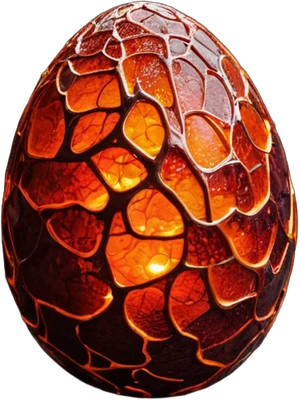
#> input picture src/assets/art/egg-ember.webp, 299 x 400 px
$ python eggredo2.py ../../src/assets/art/ember-whelp2.webp
#> lines starting #> are read from the running program, lines starting #| are printed output that depends on the picture; after the words box and inside, x2 and y2 are one past the last pixel; in counts of white or black regions, pixels touching at a corner belong together
### tools/dragon-morph/morph.py
#!/usr/bin/env python
"""Dragon Math - egg -> adult MORPH frame pipeline (local ComfyUI on the Arc B580).

Every frame is a NEW generation, but no frame is chained from the previous one, so drift
cannot accumulate. Four keyframes (hatchling / whelp / drake / adult) are generated with the
proven Ember recipe, placed on ONE shared canvas at their true relative sizes on a common
floor line, and every in-between growth frame is diffused from a latent blend of its two
bracketing keyframes (prompt averaged + IPAdapter identity weighted the same way, fixed seed).
The mouth-open variant is an INPAINT of only the mouth box Florence-2 locates, so it
registers pixel-perfect with the closed frame (no union crop, no jump).

Run with the studio's portable python:
  "F:/Software Builds/ComfyUI_Windows_portable/python_standalone/python.exe" morph.py --stage probe
Stages (all resumable, outputs under work/<dragon>/):
  probe   morph test on the EXISTING whelp2/drake sprites (5 frames)  <- run FIRST
  keys    4 keyframes (adult txt2img -> drake -> whelp de-age chain, hatchling hybrid) + fit gate
  plates  rembg + place keyframes on the shared canvas
  eggs    egg plate + 3 crack frames (from the select-screen egg)
  morph   the 17 growth frames (p = 0.20 .. 1.00)
  chomp   Florence head box -> mouth mask -> inpaint "mouth wide open" per frame
  vet     geometry / continuity / colour / mouth checks + contact sheet + report + reroll list
  export  union-crop, webp, src/assets/art/morph/<dragon>/index.js manifest, viewer.html
  all     keys plates eggs morph chomp vet export
Flags: --dry-run (write workflow JSON only, no server) --validate (static node check)
       --only 3,7 (frames to (re)generate) --seed-bump N --denoise 0.5 --init latent|pixel
       --tier photoreal|daily (Juggernaut XL realistic vs DreamShaper Turbo stylised)
"""
import argparse, importlib.util, json, math, os, random, re, shutil, sys, time
import numpy as np
from PIL import Image, ImageDraw

STUDIO = r"F:\Software Builds\ComfyUI_Windows_portable"
HERE = os.path.dirname(os.path.abspath(__file__))
REPO = os.path.abspath(os.path.join(HERE, "..", ".."))
ART = os.path.join(REPO, "src", "assets", "art")
sys.path.insert(0, HERE)

# ---- the shared canvas ----------------------------------------------------------------
W, H = 1216, 832          # SDXL-native landscape (multiples of 64); wide enough for spread wings
FLOOR = 0.94              # bottom of the subject's alpha sits at 94% of canvas height
EDGE_MARGIN = 0.02        # a keyframe whose alpha touches within 2% of an edge is CROPPED -> reroll
H_HATCH, H_ADULT = 0.30, 0.93   # subject height fractions at maturity 0 and 1 (newborn ~1/10 the adult's area)
H_EGG = 0.36
KEY_M = [0.0, 1.0]              # TWO anchors only (Ryan 9/5): the adult, and the newborn generated AS ITS BABY.
                                # Every other frame is a morph descendant of those two (run.py subdivides:
                                # the midpoint is morphed and promoted to a key, then the quarter points).
GROWTH_P = [round(0.20 + 0.05 * i, 2) for i in range(17)]   # progress values that show a dragon
EGG_P = [round(i * 0.15 / 36, 5) for i in range(37)]      # solid + 36 LTX clip frames (twelve per answer, played on the
                                                       # rumble; the app lands on every 4th = each answer's state)

# The daughter's brief (9/3): REALISTIC, serious-looking dragons - not cute-and-cartoony. A little
# softness is allowed in the hatchling and it drains away with age. The eggs she already likes stay.
# Guard rails learned the hard way: a bare "fierce dragon" prompt drifts demonic / humanoid, so the
# anatomy tokens ("natural quadruped dragon anatomy", "noble") and the negatives below stay in.
FRAMING = ("wings rooted on the back at the shoulder blades behind the front legs, "     # Ryan 9/5 09:10
           "clean plain white background, full body, the entire dragon fully inside the frame with generous "
           "empty space around it, centered, facing the viewer at a three-quarter angle")
STYLES = {
    # Ryan 9/5 03:30: "drawn in somewhat of a graphic novel style" - realistic anatomy and detail, but
    # rendered as inked comic art. (The 'realistic' preset is the photoreal look of the first run.)
    "graphic-novel": ("graphic novel illustration, bold confident ink linework, cel shaded with rich painted "
                      "colour, dramatic comic-book lighting and deep shadows, realistic dragon anatomy, "
                      "natural quadruped dragon anatomy, detailed scales, serious mature comic art style, "
                      + FRAMING),
    "realistic": ("realistic fantasy creature concept art, film-quality creature design, natural quadruped "
                  "dragon anatomy, highly detailed scales, cinematic soft lighting, " + FRAMING),
    # The v2.7 adult Iona liked (ember-adult2.webp): DreamShaper's painterly game-illustration look, the
    # original recipe's tokens verbatim + realistic anatomy. Use with --tier daily.
    "painterly": ("children's storybook fantasy game art, painterly, semi-realistic digital painting, "
                  "collectible card splash art, soft brushwork, glowing rim light, natural quadruped dragon "
                  "anatomy, detailed scales, " + FRAMING),
}
STYLE_NEG = {
    "graphic-novel": "photograph, photorealistic, 3d render, blurry soft painting, chibi, plush toy, sketch, unfinished lines",
    "realistic": "cartoon, chibi, plush toy",
    "painterly": "photograph, 3d render, chibi, plush toy, flat vector",
}
STYLE = STYLES["realistic"]
# The crack frames are low-denoise img2img of the egg she already likes, so the style tokens stay
# neutral: the egg's own look (the frost egg is near-photoreal glass) must survive.
EGG_STYLE = ("highly detailed realistic render, same style as the source, clean plain white background, "
             "centered, the whole egg fully inside the frame")
NEG_BASE = ("cropped, cut off, out of frame, wings cut off by the edge, close-up, text, watermark, "
            "signature, deformed, extra limbs, multiple dragons, two heads, human, humanoid, "
            "person, demonic, gore, background scenery, cave, landscape, "
            "ground shadow, head fin, head sail, ear flaps, fins on the head, jewelry, earring, pendant, necklace, chain, collar, saddle, harness, accessories, "
            "rider")

# Stage templates shared by every dragon: the cuteness drains out as maturity rises, and every
# feature is the SAME feature growing (Ryan 9/5: the baby's horns must become the adult's horns;
# babies are plump, adults sleek and slender). {horns_*} come from each dragon's horn family.
# Every feature is described as ONE feature at four ages (Ryan 9/5: snout, eyes, tail, legs, ridges,
# ears, teeth - all of it must develop the way a real animal's would, never be reinvented per stage).
STAGE_TEMPLATES = {
    1.0: "(mighty adult {adult}:1.3), sleek slender powerful body, lean muscle, long elegant neck, "
         "long tapered snout with a strong jaw and visible fangs, proportionate narrow eyes, long tail, "
         "long powerful legs, tall sharp back ridges, {wings_adult}, "
         "{horns_adult}, serious menacing stare, noble and dangerous, hard weathered scales",
    2/3: "adolescent {drake}, lean body losing its baby fat, longer neck, lengthening snout with small "
         "fangs, eyes a little large for the head, tail growing long, legs lengthening, back ridges "
         "sharpening, {wings_drake}, {horns_drake}, serious alert expression, "
         "slightly oversized head, firming scales",
    1/3: "juvenile {whelp}, chubby round body, plump belly, short neck, short rounded snout, big eyes, "
         "short thick tail, short sturdy legs, small soft back ridges, {wings_whelp}, "
         "{horns_whelp}, big head, curious watchful expression, soft young scales",
    0.0: "(newborn {hatch}:1.3), tiny, (frail weak wobbly newborn:1.2), skinny spindly little legs, soft "
         "round belly, oversized head on a thin neck, short blunt button snout with no teeth, huge round "
         "eyes, thin stubby little tail, soft tiny bumps where the back ridges will grow, "
         "(tiny underdeveloped wing nubs:1.3), {horns_hatch}, sitting unsteadily, still wet from the egg, "
         "wide-eyed and curious, soft translucent young scales",
}
WINGS = {   # wing phrasing per stage; "stubby" dragons never get spread wings
    "full":   ("huge fully grown wings spread wide", "large developing wings", "medium wings"),
    "stubby": ("small stubby wings held close to the body", "small stubby wings", "tiny stubby wings"),
}
# Horn families: (adult, drake, whelp, hatchling) - one shape, four sizes, never a different horn.
HORNS = {
    "ram":     ("large fully curved ram horns", "curving ram horns still growing", "short thick ram horn stubs "
                "just beginning to curve", "two tiny rounded horn buds where ram horns will grow"),
    "antler":  ("tall branching ice antlers", "branching antlers with their first tines", "short forked antler "
                "stubs", "two tiny antler buds"),
    "blunt":   ("short thick blunt stone horns", "short blunt horns", "small blunt horn stubs", "two tiny "
                "blunt horn bumps"),
    "sharp":   ("long thin sharp straight horns", "thin straight horns still growing", "short thin straight "
                "horn spikes", "two tiny needle-like horn points"),
    "spiral":  ("elegant long spiral horns", "spiral horns with their first twist", "short spiral horn stubs",
                "two tiny smooth horn buds"),
    "zigzag":  ("jagged zigzag lightning horns", "zigzag horns with their first jag", "short jagged horn stubs",
                "two tiny jagged horn buds"),
}

# Per-dragon identity, straight from src/data/dragons.js (colours + physiology + stage names).
DRAGONS = {
    "ember": {
        "seed": 4100,
        "anchor": ("Ember the fire dragon, orange and red scales with lava-cracked texture, expressive "
                   "golden eyes, flame-shaped back ridges, fiery glowing tail tip, pointed bat-like wings"),
        "names": ("inferno dragon", "fire drake", "flame whelp", "spark hatchling dragon"),
        "wings": "full", "horns": "ram",
        "shell": "(dark red and orange cooled-lava crust egg shell with thin glowing seams:1.3)",
        "neg": "blue eyes, green",
    },
    "frost": {
        "seed": 4200,
        "anchor": ("Frost the ice dragon, pale icy blue and white crystalline scales, silver-white eyes, "
                   "fin-like ear frills, broad translucent frosted wings, thin whip tail with an ice shard tip, "
                   "frost mist"),
        "names": ("glacial dragon", "blizzard drake", "frost whelp", "snow hatchling dragon"),
        "wings": "full", "horns": "antler",
        "shell": "(deep blue glassy egg shell with silver frost and snowflake patterns:1.3)",
        "neg": "orange, red, fire, warm colours",
    },
    "stone": {
        "seed": 4300,
        "anchor": ("Stone the earth dragon, mossy green and grey stone-textured scales, amber eyes, jagged "
                   "rock plates along the back, thick club tail with a boulder tip, thick trunk-like legs, "
                   "moss and vine patches"),
        "names": ("titan stone dragon", "mountain drake", "boulder whelp", "sprout hatchling dragon"),
        "wings": "stubby", "horns": "blunt",
        "shell": "(grey stone egg shell covered in soft green moss:1.3)",
        "neg": "fire, orange, blue",
    },
    "shadow": {
        "seed": 4400,
        "anchor": ("Shadow the night dragon, deep purple and black scales with edges dissolving into wisps "
                   "of smoke, glowing violet eyes, sinuous serpentine build, narrow head with long fangs, "
                   "tall pointed ears, tall narrow bat wings, extra-long whip tail"),
        "names": ("void dragon", "phantom drake", "night whelp", "shade hatchling dragon"),
        "wings": "full", "horns": "sharp",
        "shell": "(dark purple egg shell with glowing violet vein patterns and wisps of smoke:1.3)",
        "neg": "bright colours, orange, fire, red eyes",
    },
    "glimmer": {
        "seed": 4500,
        "anchor": ("Glimmer the light dragon, luminous golden and white scales, radiant amber-gold eyes, "
                   "feathered angel-like wings, a feather crest along the spine, long flowing ear frills, "
                   "long flowing tail with a plume, graceful build, soft sparkles"),
        "names": ("celestial light dragon", "solar drake", "radiant whelp", "sparkle hatchling dragon"),
        "wings": "full", "horns": "spiral",
        "shell": "(glowing golden egg shell radiating warm light:1.3)",
        "neg": "dark, black, fire, red",
    },
    "storm": {
        "seed": 4600,
        "anchor": ("Storm the lightning dragon, electric blue and cyan scales with a crackling energy "
                   "texture, bright yellow eyes, lightning-bolt shaped spines, jagged storm wings, forked "
                   "lightning tail, aerodynamic swept frills, small electric sparks"),
        "names": ("hurricane storm dragon", "tempest drake", "gale whelp", "breeze hatchling dragon"),
        "wings": "full", "horns": "zigzag",
        "shell": "(stormy blue-grey egg shell crackling with static lightning:1.3)",
        "neg": "fire, orange, red",
    },
}

def _expand(d):
    """Fill the per-maturity descriptors from the templates (once, at import)."""
    adult, drake, whelp, hatch = d["names"]
    wa, wd, ww = WINGS[d["wings"]]
    ha, hd, hw, hh = HORNS[d["horns"]]
    d["m"] = {m: tpl.format(adult=adult, drake=drake, whelp=whelp, hatch=hatch,
                            wings_adult=wa, wings_drake=wd, wings_whelp=ww,
                            horns_adult=ha, horns_drake=hd, horns_whelp=hw, horns_hatch=hh)
              for m, tpl in STAGE_TEMPLATES.items()}
    return d

for _d in DRAGONS.values():
    _expand(_d)
#> in build, egg is the input picture: PIL image 299x400 RGBA; mean R, G, B, A 105.6, 42.3, 24.9, 193.4

# ---- studio glue -------------------------------------------------------------------------
ccgen = None
def cc():
    global ccgen
    if ccgen is None:
        spec = importlib.util.spec_from_file_location("ccgen", os.path.join(STUDIO, "cc-gen.py"))
        ccgen = importlib.util.module_from_spec(spec)
        spec.loader.exec_module(ccgen)
    return ccgen

TIER_NAME = "photoreal"
def tier():
    return cc().TIERS[TIER_NAME]

def log(*a):
    print(*a, flush=True)

# ---- prompt helpers ----------------------------------------------------------------------
# [5 lines left out: function stage_prompt, not called in this run]

def set_style(name):
    global STYLE
    STYLE = STYLES[name]

# [7 lines left out: function bracket, not called in this run]

KEY_TAGS = {0.0: "hatch", 1/3: "whelp", 2/3: "drake", 1.0: "adult"}
# [6 lines left out: function key_tag, not called in this run]

def maturity(p):
    return (p - GROWTH_P[0]) / (GROWTH_P[-1] - GROWTH_P[0])

# ---- workflow builders (ComfyUI API graphs) ---------------------------------------------
# [73 lines left out: functions build_hybrid, build_morph, build_head_box, not called in this run]

# ---- image helpers -------------------------------------------------------------------------
def alpha_bbox(rgba):
    a = np.asarray(rgba.convert("RGBA"))[:, :, 3]
    ys, xs = np.where(a > 24)
    if len(xs) == 0:
        return None
    return int(xs.min()), int(ys.min()), int(xs.max()) + 1, int(ys.max()) + 1

# [13 lines left out: function edge_contact, not called in this run]

def place_on_canvas(rgba, height_frac, floor=FLOOR, bg=(255, 255, 255)):
    """Alpha-crop the subject, scale it to height_frac of the canvas, stand it on the floor line,
    centre it. Returns (white-bg RGB plate, RGBA layer), both W x H."""
    bb = alpha_bbox(rgba)
    sub = rgba.convert("RGBA").crop(bb)
    s = height_frac * H / sub.height
    if sub.width * s > W * 0.92:            # width-limited (spread wings); 0.92 keeps clear of the 2% edge gate
        s = W * 0.92 / sub.width
    sub = sub.resize((max(1, round(sub.width * s)), max(1, round(sub.height * s))), Image.LANCZOS)
    layer = Image.new("RGBA", (W, H), (0, 0, 0, 0))
    x = (W - sub.width) // 2
    y = round(floor * H) - sub.height
    layer.paste(sub, (x, y), sub)
    plate = Image.new("RGB", (W, H), bg)
    plate.paste(sub, (x, y), sub)
    return plate, layer

def height_for(m):
    return H_HATCH + (H_ADULT - H_HATCH) * m

# Mouth presets as fractions of the body's alpha bbox (facing LEFT), used when no eye is found.
# Verified on Ember 9/5: 'adult' lands on the low-carried head of the profile adult; 'young' on the
# whelp's muzzle. (Poses with the head carried high need the eye path.)
MOUTH_PRESET = {"young": (0.02, 0.26, 0.32, 0.48), "adult": (0.30, 0.58, 0.47, 0.74)}

EGG_GEN_H = 0.80           # egg frames are GENERATED at this height, then placed at H_EGG for the game
EGG_BLEND_DENOISE = 0.52   # crack steps: the drawn crack is blended into the crust inside its own mask
EGG_CRUST_DENOISE = 0.65  # frame 0: re-materialise the egg's plates as cooled crust (0.4/0.5 barely changed it 9/5)
EGG_BRIGHTNESS = (1.0, 1.02, 1.05, 1.08, 1.12, 1.17, 1.22)   # the whole egg brightens a notch per crack step

CRACK_THR = 28          # mean |RGB diff| vs the intact egg above this = crack (or its glow)
CRACK_SEED = (0.40, 0.16, 0.60, 0.50)   # first crack's seed patch, fractions of the egg's alpha bbox

# [119 lines left out: functions crack_pixels, draw_crack, crack_mask, not called in this run]

_REMBG = {}
# [12 lines left out: function rembg_rgba, not called in this run]

def save_png(im, path):
    os.makedirs(os.path.dirname(path), exist_ok=True)
    im.save(path)
    return path

def stage(path):
    return cc().stage_image(path)

GEN_TIMEOUT = 150   # s; a photoreal frame takes 12-40 s. Past this the GPU has wedged (seen 9/5 twice: the
                    # server kept answering HTTP while one prompt sat "running" for 30 min).

# [90 lines left out: functions free_vram, generate, run, copy_out, load_json, save_json, not called in this run]

# ---- the pipeline --------------------------------------------------------------------------
class Pipeline:
    # [15 lines left out: function __init__, not called in this run]

    def p(self, *parts):
        return os.path.join(self.work, *parts)

    def only(self, idx):
        return (not self.a.only) or idx in self.a.only

    # [19 lines left out: functions skip, pair_plates, not called in this run]

    def key_rgba(self, m):
        return Image.open(self.p("keys", f"{key_tag(m)}_rgba.png")).convert("RGBA")

    # -- stage: probe (uses the EXISTING sprites, proves the morph pass before any keyframe work)
    # [503 lines left out: functions probe, keys, gated_txt2img, plates, eggs, morph and 8 more, not called in this run]

    # -- stage: vet / export live in their own modules
    def vet(self):
        from vet import vet_dragon
        vet_dragon(self)

    def export(self):
        from export import export_dragon
        export_dragon(self)

    # [18 lines left out: function contact, not called in this run]

# ---- static validation (no server): every class_type must exist in the node sources ------------
NODE_SOURCES = [
    os.path.join(STUDIO, "ComfyUI", "nodes.py"),
    os.path.join(STUDIO, "ComfyUI", "comfy_extras"),
    os.path.join(STUDIO, "ComfyUI", "custom_nodes", "ComfyUI_IPAdapter_plus"),
    os.path.join(STUDIO, "ComfyUI", "custom_nodes", "ComfyUI-Florence2"),
    os.path.join(STUDIO, "ComfyUI", "custom_nodes", "ComfyUI-Custom-Scripts"),
]

# [74 lines left out: functions validate, main, not called in this run]


# [2 lines that do not run on import are left out]

### tools/dragon-morph/eggredo.py
"""Egg redo (Iona 9/5: the first egg must read mostly BLACK crust, the 2nd answer must not already
show a hole, the 3rd answer must visibly change).

S0  = HER egg (src/assets/art/egg-<dragon>.webp) with the crust darkened numerically, so the egg she
      picked is the egg that hatches and it starts solid.
clip1 = LTX from S0: first fractures -> a chunk breaks away.
clip2 = LTX from clip1's LAST frame: the opening widens, magma, shell pieces fall.
frames = picked by DAMAGE (difference from S0), not by time, so the three answers show an even
      progression instead of everything happening in the first clip's first half.
"""
import os, sys, types
sys.path.insert(0, os.path.dirname(os.path.abspath(__file__)))
import numpy as np
from PIL import Image
import morph as M, eggchain as E, ltx

PER_RUMBLE = 12
SIZE = 704


def dark_frac(im):
    a = np.asarray(im.convert("RGBA")); m = a[:, :, 3] > 128
    return float((a[:, :, :3].max(axis=2)[m] < 90).sum()) / max(1, m.sum())


def crust_darken(im, keep=0.05, floor=0.16):
#> called with keep = 0.05, floor = 0.16
    a = np.asarray(im.convert("RGBA")).astype(float)
    alpha = a[:, :, 3] > 64
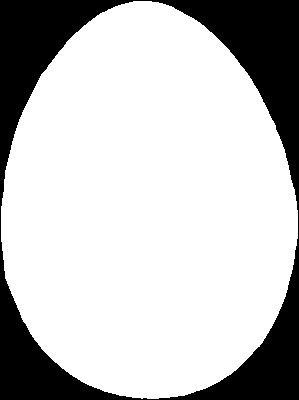
#> alpha: shape (400, 299) bool; 76.4% white; 1 black region, box (x1, y1, x2, y2) and area: (0, 0, 299, 400) 28186
    lum = a[:, :, :3].max(axis=2)
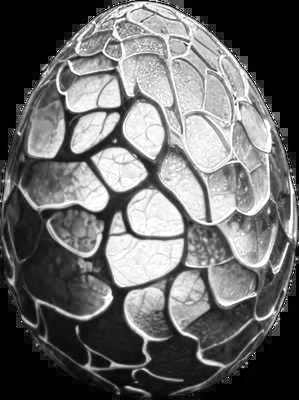
#> lum: shape (400, 299) float64; min 0, max 255, mean 105.7
    thr = np.quantile(lum[alpha], 1 - keep)
#> thr = 248
    t = np.clip((lum - thr * 0.6) / (thr * 0.4 + 1e-6), 0, 1)
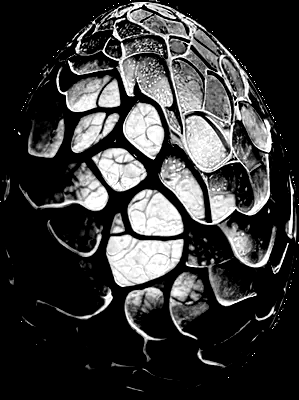
#> t: shape (400, 299) float64; min 0, max 1, mean 0.22
    a[:, :, :3] *= (floor + (1 - floor) * t)[:, :, None]
    return Image.fromarray(np.clip(a, 0, 255).astype(np.uint8), "RGBA")
#> (the rest of the program and of its run is left out)
